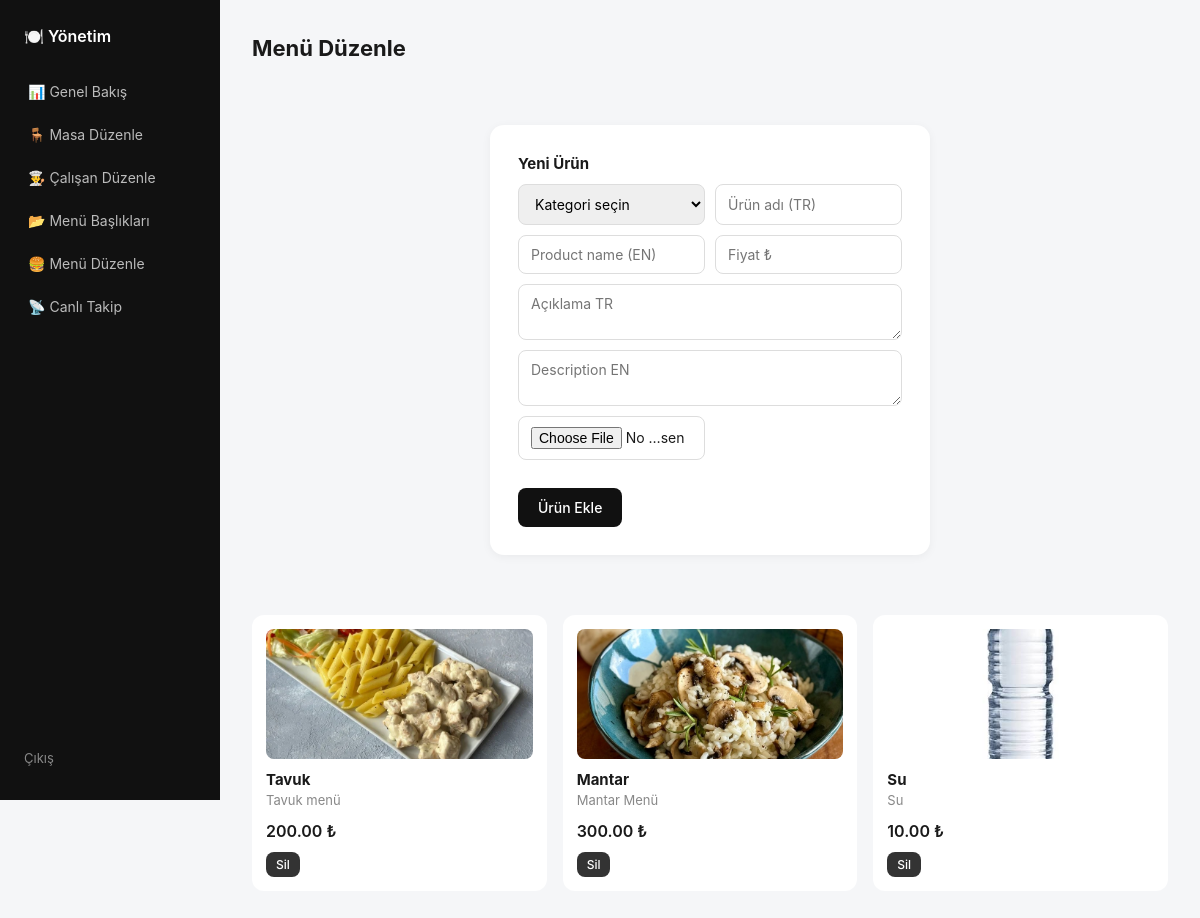
The page /admin/products (signed in) on the database its author committed.
### models/models.py (models this page shows)
class Product(db.Model):
    __tablename__ = "products"
    id = db.Column(db.Integer, primary_key=True)
    restaurant_id = db.Column(db.Integer, db.ForeignKey("restaurants.id"), nullable=False)
    category_id = db.Column(db.Integer, db.ForeignKey("categories.id"), nullable=False)
    name_tr = db.Column(db.String(120), nullable=False)
    name_en = db.Column(db.String(120))
    description_tr = db.Column(db.Text)
    description_en = db.Column(db.Text)
    price = db.Column(db.Float, nullable=False)
    image = db.Column(db.String(255))
    is_available = db.Column(db.Boolean, default=True)

### routes/admin_routes.py (the view, shortened to what this page needs)
@admin_bp.route("/products", methods=["GET", "POST"])
@admin_required
def products():
    rid = session["restaurant_id"]
    cats = Category.query.filter_by(restaurant_id=rid).all()
    prods = Product.query.filter_by(restaurant_id=rid).all()
    return render_template("admin/products.html", categories=cats, products=prods)

### utils/auth.py (called while the page is built)
def admin_required(f):
    @wraps(f)
    def wrapper(*args, **kwargs):
        if session.get("role") != "admin":
            flash("Yönetici girişi gerekli.", "error")
            return redirect(url_for("admin.login"))
        return f(*args, **kwargs)
    return wrapper

### templates/admin/products.html (shortened to what this page needs)
{% extends "base.html" %}
{% block body %}
<div class="app-layout">
  {% include 'admin/_sidebar.html' %}
  <main class="content">
    <h1>Menü Düzenle</h1>
    <div class="card">
      <h3>Yeni Ürün</h3>
      <form method="POST" enctype="multipart/form-data" class="form-grid">
        <select name="category_id" required>
          <option value="">Kategori seçin</option>
        </select>
        <input type="text" name="name_tr" placeholder="Ürün adı (TR)" required>
        <input type="text" name="name_en" placeholder="Product name (EN)">
        <input type="number" step="0.01" name="price" placeholder="Fiyat ₺" required>
        <textarea name="description_tr" placeholder="Açıklama TR"></textarea>
        <textarea name="description_en" placeholder="Description EN"></textarea>
        <input type="file" name="image" accept="image/*">
        <button class="btn-primary">Ürün Ekle</button>
      </form>
    </div>
    <div class="product-grid">
      {% for p in products %}
        <div class="product-card">
          {% if p.image %}<img src="{{ url_for('static', filename='uploads/' ~ p.image) }}">{% endif %}
          <h4>{{ p.name_tr }}</h4>
          <p class="muted">{{ p.description_tr }}</p>
          <p class="price">{{ "%.2f"|format(p.price) }} ₺</p>
          <form method="POST" action="{{ url_for('admin.delete_product', pid=p.id) }}" onsubmit="return confirm('Silinsin mi?')">
            <button class="btn-danger btn-mini">Sil</button>
          </form>
        </div>
      {% endfor %}
    </div>
  </main>
</div>
{% endblock %}

### templates/base.html (shortened to what this page needs)
<!DOCTYPE html>
<html lang="tr">
<head>
<link rel="stylesheet" href="{{ url_for('static', filename='css/style.css') }}">
</head>
<body>
{% block body %}{% endblock %}
</body>
</html>

### templates/admin/_sidebar.html
<aside class="sidebar">
  <div class="brand">🍽️ Yönetim</div>
  <nav>
    <a href="{{ url_for('admin.dashboard') }}">📊 Genel Bakış</a>
    <a href="{{ url_for('admin.tables') }}">🪑 Masa Düzenle</a>
    <a href="{{ url_for('admin.staff') }}">👨‍🍳 Çalışan Düzenle</a>
    <a href="{{ url_for('admin.categories') }}">📂 Menü Başlıkları</a>
    <a href="{{ url_for('admin.products') }}">🍔 Menü Düzenle</a>
    <a href="{{ url_for('admin.live') }}">📡 Canlı Takip</a>
  </nav>
  <a href="{{ url_for('admin.logout') }}" class="logout">Çıkış</a>
</aside>

### static/css/style.css (style rules this page uses)
* { box-sizing: border-box; margin: 0; padding: 0; }
body { font-family: -apple-system, BlinkMacSystemFont, "Segoe UI", Roboto, sans-serif; background: #f5f6f8; color: #1a1a1a; line-height: 1.5; }
.card { background: #fff; border-radius: 14px; padding: 28px; box-shadow: 0 2px 10px rgba(0,0,0,.05); max-width: 440px; margin: 60px auto; }
h1 { font-size: 22px; margin-bottom: 8px; }
h3 { font-size: 15px; margin-bottom: 8px; }
.muted { color: #888; font-size: 13px; }
input, select, textarea { width: 100%; padding: 10px 12px; border: 1px solid #ddd; border-radius: 8px; font-size: 14px; font-family: inherit; outline: none; }
.btn-primary, .btn-secondary, .btn-danger, .btn-mini, .btn-add, .btn-remove { border: none; border-radius: 8px; cursor: pointer; font-family: inherit; font-weight: 500; }
.btn-primary { background: #111; color: #fff; padding: 11px 20px; margin-top: 18px; width: 100%; font-size: 14px; }
.btn-danger { background: #e53935; color: #fff; padding: 8px 14px; font-size: 12px; }
.btn-mini { background: #333; color: #fff; padding: 5px 10px; font-size: 12px; }
.app-layout { display: flex; min-height: 100vh; }
.sidebar { width: 220px; background: #111; color: #fff; padding: 24px 16px; display: flex; flex-direction: column; position: sticky; top: 0; height: 100vh; }
.sidebar .brand { font-size: 16px; font-weight: 600; margin-bottom: 24px; padding: 0 8px; }
.sidebar nav { flex: 1; display: flex; flex-direction: column; gap: 4px; }
.sidebar nav a { color: #bbb; text-decoration: none; padding: 9px 12px; border-radius: 8px; font-size: 14px; }
.sidebar .logout { color: #888; text-decoration: none; font-size: 13px; padding: 8px; }
.content { flex: 1; padding: 32px; max-width: 1200px; }
.form-grid { display: grid; grid-template-columns: 1fr 1fr; gap: 10px; }
.form-grid textarea, .form-grid button { grid-column: span 2; }
.form-grid button { width: auto; justify-self: start; }
.product-grid { display: grid; grid-template-columns: repeat(auto-fill, minmax(220px, 1fr)); gap: 16px; margin-top: 20px; }
.product-card { background: #fff; border-radius: 12px; padding: 14px; display: flex; flex-direction: column; }
.product-card img { width: 100%; height: 130px; object-fit: cover; border-radius: 8px; margin-bottom: 10px; }
.product-card .price { font-weight: 600; margin: 8px 0; }
.product-card h4 { font-size: 15px; }

### rows shown on the page
Product: image (picture), name_tr "Tavuk", description_tr "Tavuk menü", price "200.00"
Product: image (picture), name_tr "Mantar", description_tr "Mantar Menü", price "300.00"
Product: image (picture), name_tr "Su", description_tr "Su", price "10.00"
